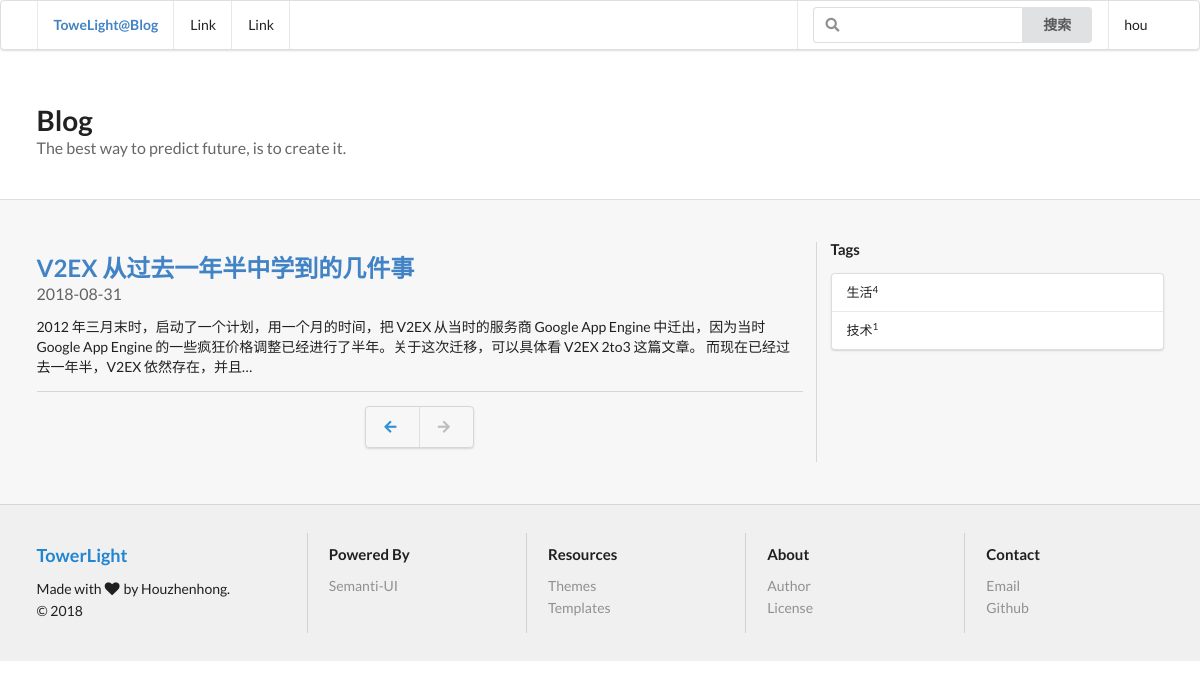
Screenshot of /page/2 (signed in) with the database file from the repository.
### blogapp/models.py (models this page shows, shortened)
class Article(models.Model):
    title = models.CharField('标题', null=True, blank=True, max_length=50)
    content = models.TextField('正文', null=True, blank=True, max_length=10000)
    tag = models.ManyToManyField('Tag', verbose_name='标签集合', blank=True)
    add_date = models.DateTimeField('保存日期', default=timezone.now)

class Tag(models.Model):
    name = models.CharField('标签名', max_length=30)

### blogapp/views.py (the view)
# urls.py: path('', index, name='index'), #
def index(request, page=None):
    context = {}
    article_list_str = Article.objects.all().order_by('add_date')
    context['article_list'] = page_robot(context, article_list_str, page)
    context['tag_list'] = Tag.objects.annotate(num_posts=Count('article'))
    return render(request, 'index.html', context)

### blogapp/views.py (called while the page is built)
def page_robot(context, article_list_str, page):
    article_list_str = Paginator(article_list_str, 3)
    try:
        context['article_list'] = article_list_str.page(page)
    except PageNotAnInteger:
        context['article_list'] = article_list_str.page(1)
    except EmptyPage:
        context['article_list'] = article_list_str.page(
            article_list_str.num_pages)
    return context['article_list']

### blogapp/templates/index.html (shortened to what this page needs)
<!DOCTYPE html>
{% load staticfiles %}
<html>
<head>
    <link href="https://cdn.bootcss.com/semantic-ui/2.3.1/semantic.min.css" rel="stylesheet">
    <link href="{% static 'costom.css' %}" rel="stylesheet">
</head>
<body>
    <div class="pusher">
        <div class="ui menu">
            <div class="ui container">
                <div class="header item"><a href="/">ToweLight@Blog</a></div>
                <a class="item">Link</a>
                <a class="item">Link</a>
                <div class="right menu">
                    <div class="item">
                        <div class="ui action left icon input">
                        <input type="text" placeholder="">
                        <button class="ui button">搜索</button>
                        </div>
					</div>
					{% if request.user.is_authenticated %}
					<div class="item">
						<p>{{ request.user.username }}</p>
                    </div>
					{% endif %}
                </div>
            </div>
        </div>
        <div class="ui vertical stripe segment">
            <div class="ui container">
                <h1 class="ui header">
                Blog
                <div class="sub header quote">The best way to predict future, is to create it.</div>
                </h1>
            </div>
        </div>
        <div class="ui vertical stripe segment blog">
            <div class="ui divided grid stackable container">
                <div class="row">
                    <article class="eleven wide column">
					{% for article in article_list %}
						<div class="ui vertical segment">
                        	<h2 class="ui header">
                            	<a href="{% url 'detail' article.id %}">{{ article.title }}</a>
                            	<div class="sub header">{{ article.add_date|date:"Y-m-d" }}</div>
							</h2>
							<p>{{ article.content|truncatechars:160 }}</p>
                        </div>
					{% endfor %}
					<div class="ui center aligned vertical segment container">
							<div class="ui pagination menu">
								{% if article_list.has_previous %}
								<a href="{% url 'page' article_list.previous_page_number %}" class="item">
									<i class="icon blue left arrow"></i>
								</a>
								{% else %}
								<a href="{% url 'page' 1 %}" class="disabled item">
									<i class="icon left arrow"></i>
								</a>
								{% endif %}
								{% if article_list.has_next %}
								<a href="{% url 'page' article_list.next_page_number %}" class="item">
									<i class="icon blue right arrow"></i>
								</a>
								{% else %}
								<a href="{% url 'page' article_list.paginator.num_pages %}" class="disabled item">
									<i class="icon right arrow"></i>
								</a>
								{% endif %}
							</div>
						</div>
                    </article>
                    <aside class="five wide column">
                    	<div class="ui small header">
                          	Tags
                        </div>
                        <div class="ui small vertical fluid menu">
							{% for tag in tag_list %}
								<a class="item" href="{% url 'tag' tag.id %}">{{ tag.name }}<sup>{{ tag.num_posts }}</sup></a>
							{% endfor %}
                        </div>
                    </aside>
                </div>
            </div>
		</div>
		<footer>
			<div class="ui vertical stripe segment">
				<div class="ui container">
					<div class="ui stackable relaxed divided grid">
						<div class="four wide column">
							<h3 class="ui blue header">
								TowerLight
							</h3>
							<div class="ui list">
								<div class="item">
									Made with <i class="heart icon"></i> by Houzhenhong.
								</div>
								<div class="item">
									© 2018
								</div>
							</div>
						</div>
						<div class="three wide column">
							<h4 class="ui header">
								Powered By
							</h4>
							<div class="ui link list">
								<a class="item" href="https://semantic-ui.com" target="_blank">Semanti-UI</a>
							</div>
						</div>
						<div class="three wide column">
							<h4 class="ui header">
								Resources
							</h4>
							<div class="ui link list">
								<a class="item" href="http://semantic-ui-forest.com/themes" target="_blank">Themes</a><a class="item" href="http://semantic-ui-forest.com/templates" target="_blank">Templates</a>
							</div>
						</div>
						<div class="three wide column">
							<h4 class="ui header">
								About
							</h4>
							<div class="ui link list">
								<a class="item" href="https://github.com/semantic-ui-forest/semantic-ui-forest/graphs/contributors" target="_blank">Author</a>
								<a class="item" href="https://github.com/semantic-ui-forest/semantic-ui-forest/blob/master/LICENSE" target="_blank">License</a>
							</div>
						</div>
						<div class="three wide column">
							<h4 class="ui header">
								Contact
							</h4>
							<div class="ui link list">
								<a class="item" href="mailto:semantic-ui-forest@pptype.com">Email</a><a class="item" href="https://github.com/semantic-ui-forest" target="_blank">Github</a>
							</div>
						</div>
					</div>
				</div>
			</div>
		</footer>
	</div>
</body>
</html>

### blogapp/static/costom.css (style rules this page uses)
body { -webkit-font-smoothing: antialiased; -moz-osx-font-smoothing: grayscale; text-rendering: optimizeLegibility; background-image: url("http://semantic-ui-forest.com/static/images/common/snow.png") !important; background-repeat: repeat !important; }
body .ui.menu { background: none; }
.ui.vertical.stripe.segment { padding: 3rem 0; }
.ui.vertical.stripe.segment.blog { background-color: rgba(0, 0, 0, 0.03); }
footer > .ui.vertical.stripe.segment { background-color: rgba(0, 0, 0, 0.06); }

### rows the page displays
Article: title "V2EX 从过去一年半中学到的几件事", add_date "2018-08-31", content "2012 年三月末时，启动了一个计划，用一个月的时间，把 V2EX 从当时的服务商 Google App Engine 中迁出，因为当时 Google App Engine 的一些疯狂价格调整已经进行了半年。关于这次迁移，可以具体看 V2EX 2to3 这篇文章。 而现在已经过去一年半，V2EX 依然存在，并且…"
Tag: name "生活", num_posts "4"
Tag: name "技术", num_posts "1"

### other values shown
{{ request.user.username }} "hou"
